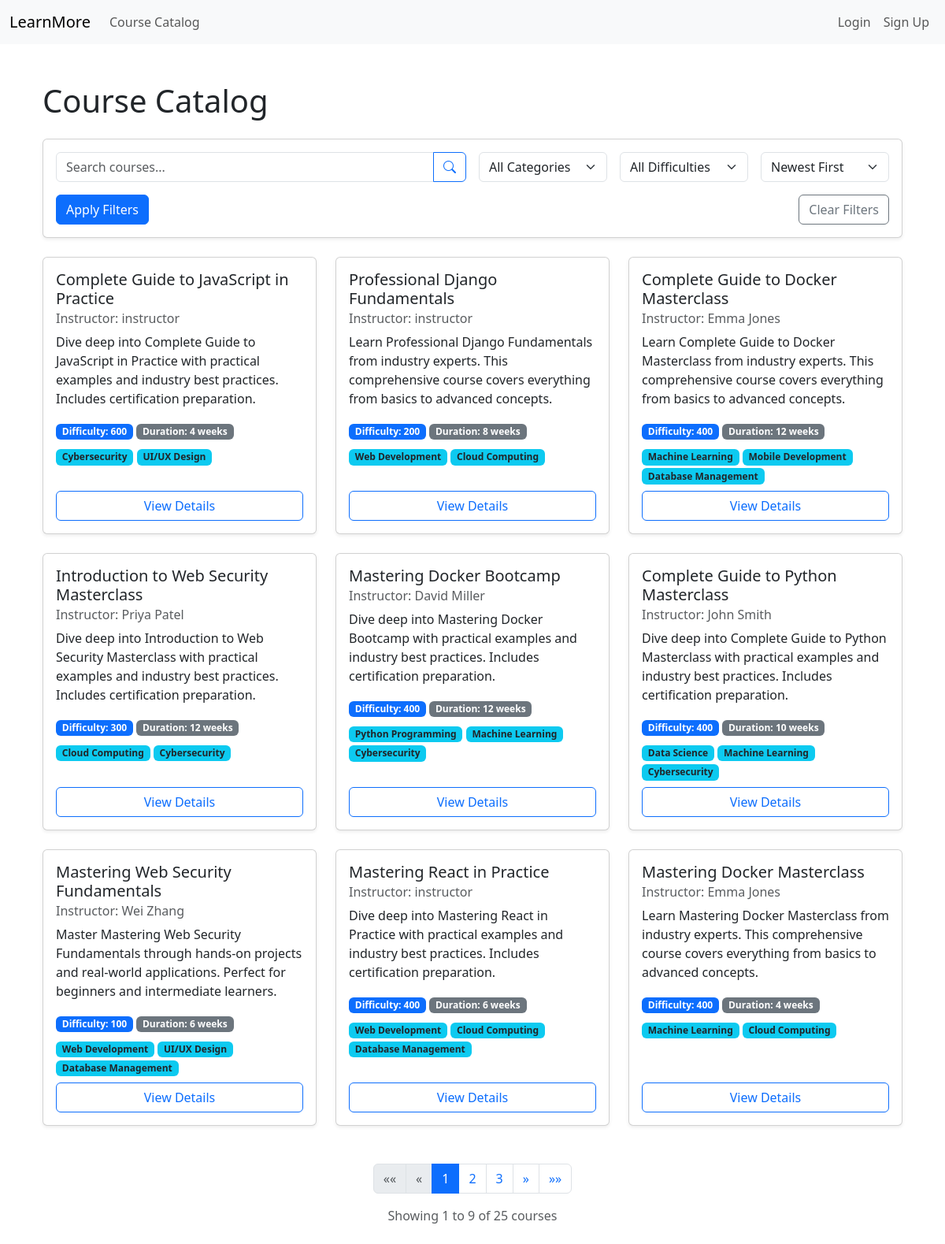
Page /courses/ on the committed database.
### coursesapp/models.py (models this page shows, shortened)
class Course(models.Model):
    title = models.CharField(max_length=200)
    slug = models.SlugField(unique=True)
    description = models.TextField()
    instructor = models.ForeignKey(get_user_model(), on_delete=models.CASCADE, related_name='courses')
    categories = models.ManyToManyField(Category, related_name='courses')
    difficulty = models.PositiveIntegerField(default=100)
    duration = models.CharField(max_length=50, help_text='e.g. 8 weeks, 10 hours')
    is_public = models.BooleanField(default=True)
    is_published = models.BooleanField(default=False)
    created_at = models.DateTimeField(auto_now_add=True)

class Category(models.Model):
    name = models.CharField(max_length=100, unique=True)
    slug = models.SlugField(unique=True)

### coursesapp/views.py (the view)
# urls.py: path('', views.CourseListView.as_view(), name='course_catalog'),
class CourseListView(ListView):
    model = Course
    template_name = 'coursesapp/course_catalog.html'
    context_object_name = 'courses'
    paginate_by = 9  # Show 9 courses per page (3x3 grid)
    def get_queryset(self):
        queryset = Course.objects.all()
        if self.request.user.is_staff:
            queryset = queryset.filter(instructor=self.request.user)
        else:
            queryset = queryset.filter(is_public=True, is_published=True)
        search_query = self.request.GET.get('search', '')
        if search_query:
            queryset = queryset.filter(
                Q(title__icontains=search_query) |
                Q(description__icontains=search_query)
            )
        category_id = self.request.GET.get('category')
        if category_id:
            queryset = queryset.filter(categories__id=category_id)
        difficulty = self.request.GET.get('difficulty')
        if difficulty:
            queryset = queryset.filter(difficulty=difficulty)
        sort_by = self.request.GET.get('sort', '-created_at')
        valid_sort_fields = ['title', '-title', 'created_at', '-created_at', 'difficulty', '-difficulty']
        if sort_by in valid_sort_fields:
            queryset = queryset.order_by(sort_by)
        else:
            queryset = queryset.order_by('-created_at')  # Default sorting
        return queryset
    def get_context_data(self, **kwargs):
        context = super().get_context_data(**kwargs)
        context['is_instructor'] = self.request.user.is_staff
        context['categories'] = Category.objects.all()
        context['difficulty_levels'] = Course.objects.values_list('difficulty', flat=True).distinct().order_by('difficulty')
        context['search_query'] = self.request.GET.get('search', '')
        context['selected_category'] = self.request.GET.get('category', '')
        context['selected_difficulty'] = self.request.GET.get('difficulty', '')
        context['current_sort'] = self.request.GET.get('sort', '-created_at')
        query_params = self.request.GET.copy()
        if 'page' in query_params:
            del query_params['page']
        context['query_params'] = query_params.urlencode()
        return context

### coursesapp/templates/coursesapp/course_catalog.html (shortened to what this page needs)
{% extends 'base.html' %}
{% load static %}
{% load course_tags %}
{% block content %}
<div class="container py-4">
    <h1 class="mb-4">Course Catalog</h1>
    <div class="card mb-4 shadow-sm">
        <div class="card-body">
            <form method="get" class="row g-3">
                <div class="col-md-6">
                    <div class="input-group">
                        <input type="text" class="form-control" placeholder="Search courses..." name="search" value="{{ search_query }}">
                        <button class="btn btn-outline-primary" type="submit">
                            <i class="bi bi-search"></i>
                        </button>
                    </div>
                </div>
                <div class="col-md-2">
                    <select class="form-select" name="category">
                        <option value="">All Categories</option>
                    </select>
                </div>
                <div class="col-md-2">
                    <select class="form-select" name="difficulty">
                        <option value="">All Difficulties</option>
                    </select>
                </div>
                <div class="col-md-2">
                    <select class="form-select" name="sort">
                        <option value="-created_at" {% if current_sort == "-created_at" %}selected{% endif %}>Newest First</option>
                    </select>
                </div>
                <div class="col-12">
                    <div class="d-flex justify-content-between">
                        <button type="submit" class="btn btn-primary">Apply Filters</button>
                        <a href="{% url 'course_catalog' %}" class="btn btn-outline-secondary">Clear Filters</a>
                    </div>
                </div>
            </form>
        </div>
    </div>
    <div class="row">
        {% for course in courses %}
        <div class="col-md-6 col-lg-4 mb-4">
            <div class="card h-100 shadow-sm">
                <div class="card-body d-flex flex-column">
                    <h5 class="card-title">{{ course.title }}</h5>
                    <h6 class="card-subtitle mb-2 text-muted">
                        Instructor: {{ course.instructor.get_full_name|default:course.instructor.username }}
                    </h6>
                    <p class="card-text">{{ course.description|truncatewords:30 }}</p>
                    <div class="mb-2">
                        <span class="badge bg-primary">Difficulty: {{ course.difficulty }}</span>
                        <span class="badge bg-secondary">Duration: {{ course.duration }}</span>
                    </div>
                    <div class="mb-2">
                        {% for cat in course.categories.all %}
                            <span class="badge bg-info text-dark">{{ cat.name }}</span>
                        {% endfor %}
                    </div>
                    <a href="{% url 'course_detail' course.slug %}" class="btn btn-outline-primary mt-auto">View Details</a>
                </div>
            </div>
        </div>
        {% endfor %}
    </div>
    {% if is_paginated %}
    <nav aria-label="Page navigation" class="mt-4">
        <ul class="pagination justify-content-center">
            {% if page_obj.has_previous %}
                <li class="page-item">
                    <a class="page-link" href="?page=1{% if query_params %}&{{ query_params }}{% endif %}" aria-label="First">
                        <span aria-hidden="true">&laquo;&laquo;</span>
                    </a>
                </li>
                <li class="page-item">
                    <a class="page-link" href="?page={{ page_obj.previous_page_number }}{% if query_params %}&{{ query_params }}{% endif %}" aria-label="Previous">
                        <span aria-hidden="true">&laquo;</span>
                    </a>
                </li>
            {% else %}
                <li class="page-item disabled">
                    <a class="page-link" href="#" aria-label="First">
                        <span aria-hidden="true">&laquo;&laquo;</span>
                    </a>
                </li>
                <li class="page-item disabled">
                    <a class="page-link" href="#" aria-label="Previous">
                        <span aria-hidden="true">&laquo;</span>
                    </a>
                </li>
            {% endif %}
            {% for num in page_obj.paginator.page_range %}
                {% if page_obj.number == num %}
                    <li class="page-item active">
                        <a class="page-link" href="#">{{ num }}</a>
                    </li>
                {% elif num > page_obj.number|add:'-3' and num < page_obj.number|add:'3' %}
                    <li class="page-item">
                        <a class="page-link" href="?page={{ num }}{% if query_params %}&{{ query_params }}{% endif %}">{{ num }}</a>
                    </li>
                {% endif %}
            {% endfor %}
            {% if page_obj.has_next %}
                <li class="page-item">
                    <a class="page-link" href="?page={{ page_obj.next_page_number }}{% if query_params %}&{{ query_params }}{% endif %}" aria-label="Next">
                        <span aria-hidden="true">&raquo;</span>
                    </a>
                </li>
                <li class="page-item">
                    <a class="page-link" href="?page={{ page_obj.paginator.num_pages }}{% if query_params %}&{{ query_params }}{% endif %}" aria-label="Last">
                        <span aria-hidden="true">&raquo;&raquo;</span>
                    </a>
                </li>
            {% endif %}
        </ul>
    </nav>
    <div class="text-center text-muted">
        Showing {{ page_obj.start_index }} to {{ page_obj.end_index }} of {{ paginator.count }} courses
    </div>
    {% endif %}
</div>
{% endblock %}

### rows in the picture
Course: title "Complete Guide to JavaScript in Practice", instructor.get_full_name "instructor", description "Dive deep into Complete Guide to JavaScript in Practice with practical examples and industry best practices. Includes certification preparation.", difficulty "600", duration "4 weeks"
Category: name "Cybersecurity"
Category: name "UI/UX Design"
Course: title "Professional Django Fundamentals", instructor.get_full_name "instructor", description "Learn Professional Django Fundamentals from industry experts. This comprehensive course covers everything from basics to advanced concepts.", difficulty "200", duration "8 weeks"
Category: name "Web Development"
Category: name "Cloud Computing"
Course: title "Complete Guide to Docker Masterclass", instructor.get_full_name "Emma Jones", description "Learn Complete Guide to Docker Masterclass from industry experts. This comprehensive course covers everything from basics to advanced concepts.", difficulty "400", duration "12 weeks"
Category: name "Machine Learning"
Category: name "Mobile Development"
Category: name "Database Management"
Course: title "Introduction to Web Security Masterclass", instructor.get_full_name "Priya Patel", description "Dive deep into Introduction to Web Security Masterclass with practical examples and industry best practices. Includes certification preparation.", difficulty "300", duration "12 weeks"
Course: title "Mastering Docker Bootcamp", instructor.get_full_name "David Miller", description "Dive deep into Mastering Docker Bootcamp with practical examples and industry best practices. Includes certification preparation.", difficulty "400", duration "12 weeks"
Category: name "Python Programming"
Course: title "Complete Guide to Python Masterclass", instructor.get_full_name "John Smith", description "Dive deep into Complete Guide to Python Masterclass with practical examples and industry best practices. Includes certification preparation.", difficulty "400", duration "10 weeks"
Category: name "Data Science"
Course: title "Mastering Web Security Fundamentals", instructor.get_full_name "Wei Zhang", description "Master Mastering Web Security Fundamentals through hands-on projects and real-world applications. Perfect for beginners and intermediate learners.", difficulty "100", duration "6 weeks"
Course: title "Mastering React in Practice", instructor.get_full_name "instructor", description "Dive deep into Mastering React in Practice with practical examples and industry best practices. Includes certification preparation.", difficulty "400", duration "6 weeks"
Course: title "Mastering Docker Masterclass", instructor.get_full_name "Emma Jones", description "Learn Mastering Docker Masterclass from industry experts. This comprehensive course covers everything from basics to advanced concepts.", difficulty "400", duration "4 weeks"

### other values in the picture
{{ num }} "1"
{{ num }} "2" "3"
{{ page_obj.start_index }} "1"
{{ page_obj.end_index }} "9"
{{ paginator.count }} "25"
